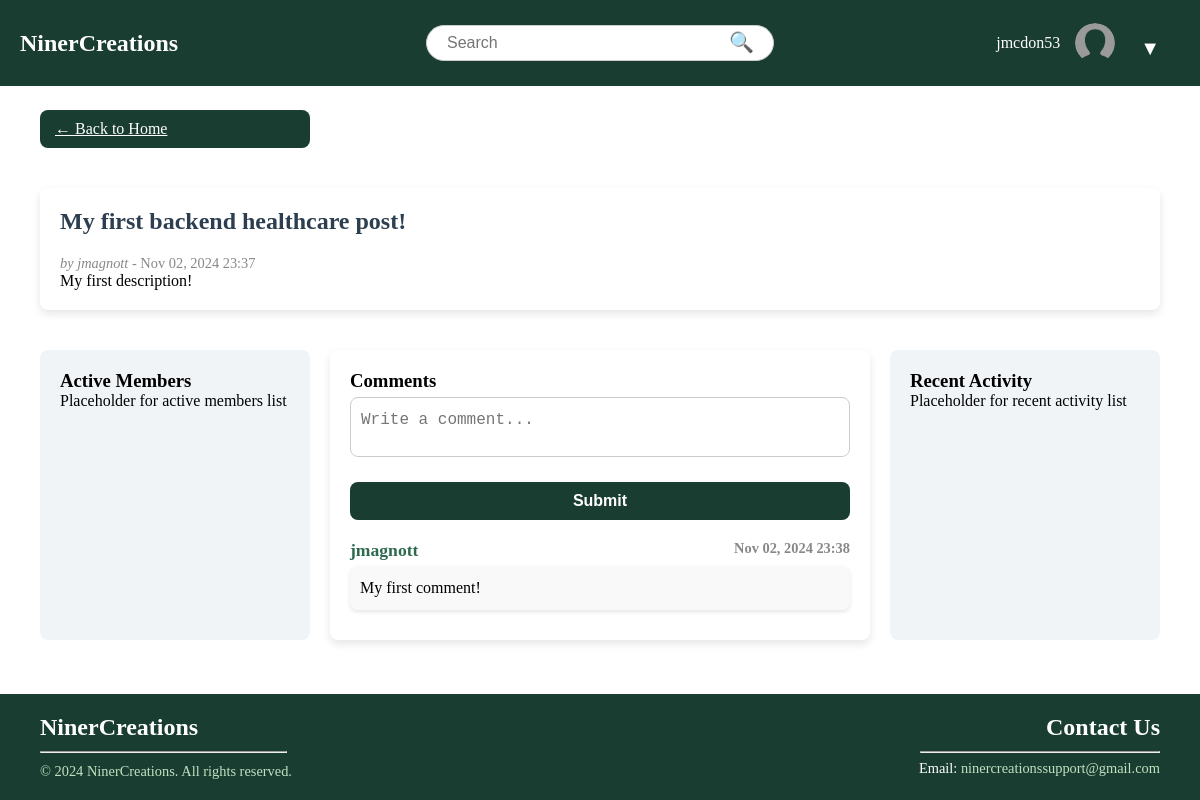
Page /post/1/ (signed in) on the committed database.
### NinerCreations/models.py (models this page shows, shortened)
class Post(models.Model):
    author = models.ForeignKey(User, on_delete=models.CASCADE)
    title = models.CharField(max_length=255)
    content = models.TextField()
    created_at = models.DateTimeField(auto_now_add=True)
    topics = models.ManyToManyField(Topic, related_name="posts", blank=True)

class Comment(models.Model):
    post = models.ForeignKey(Post, on_delete=models.CASCADE, related_name="comments")
    author = models.ForeignKey(User, on_delete=models.CASCADE, null=True, blank=True)
    content = models.TextField()
    created_at = models.DateTimeField(auto_now_add=True)

### NinerCreations/views.py (the view)
# urls.py: path('post/<int:post_id>/', views.post_detail, name='post_detail'),  # New URL pattern for post detail and comments
def post_detail(request, post_id):
    post = get_object_or_404(Post, id=post_id)
    comments = post.comments.all().order_by('-created_at')  # Fetch comments associated with the post
    if request.method == 'POST':
        content = request.POST.get('content')  # Get the comment content from the form
        if content:
            author = request.user if request.user.is_authenticated else None
            Comment.objects.create(post=post, author=author, content=content)
            comments = post.comments.all().order_by('-created_at')
    return render(request, 'base/post_detail.html', {
        'post': post,
        'comments': comments,
    })

### NinerCreations/templates/base/post_detail.html (shortened to what this page needs)
{% extends "base/base.html" %}
{% block content %}
<div class="content-grid">
    <a class="btn btn-primary" href="{% url 'home' %}">← Back to Home</a>
    <div class="pd-main">
        <div class="post-detail">
            <h2>{{ post.title }}</h2>
            <p class="post-meta">
                <em>by {{ post.author.username }}</em> - {{ post.created_at|date:"M d, Y H:i" }}
            </p>
            <div class="post-content">
                {{ post.content }}
            </div>
        </div>
    </div>
    <div class="pd-left">
        <h3>Active Members</h3>
        <p>Placeholder for active members list</p>
    </div>
    <div class="pd-main-content">
        <div class="comment-section">
            <h3>Comments</h3>
            <form method="POST" action="{% url 'post_detail' post.id %}" class="comment-form">
                <textarea name="content" rows="4" placeholder="Write a comment..." required class="comment-input"></textarea>
                <button type="submit" class="btn btn-primary">Submit</button>
            </form>
            <ul id="commentList" class="comment-list">
                {% for comment in comments %}
                    <li class="comment">
                        <div class="comment-header">
                            <strong class="comment-author">{{ comment.author.username|default:"Guest" }}</strong>
                            <span class="comment-timestamp">{{ comment.created_at|date:"M d, Y H:i" }}</span>
                        </div>
                        <div class="comment-content">
                            {{ comment.content }}
                        </div>
                    </li>
                {% endfor %}
            </ul>
        </div>
    </div>
    <div class="pd-right">
        <h3>Recent Activity</h3>
        <p>Placeholder for recent activity list</p>
    </div>
</div>
{% endblock %}

### NinerCreations/templates/base/base.html (shortened to what this page needs)
{% load static %}
<!DOCTYPE html>
<html lang="en">
<head>
    <link rel="stylesheet" type="text/css" href="{% static 'css/styles.css' %}">
</head>
<body>
    <div class="wrapper">
        <div class="header">
            <div class="logo">
                <a href="/">
                    <h1>NinerCreations</h1>
                </a>
            </div>
            <div class="search-bar">
                <form action="/search/" method="get">
                    <input type="text" name="q" placeholder="Search" value="">
                    <button type="submit">&#128269;</button>
                </form>
            </div>
            <div class="header-right">
                {% if user.is_authenticated %}
                    <span>{{ user.username }}</span>
                    <div class="profile-container">
                        <div class="profile-picture">
                            <img src="{% if user.profile.profile_picture and user.profile.profile_picture.url %}{{ user.profile.profile_picture.url }}{% else %}{% static 'images/profile-placeholder.png' %}{% endif %}"
                                 alt="Profile Picture"
                                 style="width: 40px; height: 40px; border-radius: 50%; object-fit: cover;">
                        </div>
                        <div class="dropdown">
                            <button class="dropdown-btn">▼</button>
                        </div>
                    </div>
                {% else %}
                    <a href="{% url 'login' %}" class="login-btn">Login</a>
                {% endif %}
            </div>
        </div>
        <div class="content">
            {% block content %}
            {% endblock %}
        </div>
        {% include 'base/footer.html' %}
    </div>
</body>
</html>

### static/css/styles.css (style rules this page uses)
* { padding: 0; margin: 0; box-sizing: border-box; }
html, body { height: 100%; margin: 0; }
.wrapper { display: flex; flex-direction: column; min-height: 100vh; }
.content { flex: 1; padding: 20px; margin-top: 60px; margin-bottom: 10px; }
.header { display: flex; align-items: center; justify-content: space-between; background-color: #1A3D31; padding: 10px 20px; color: white; position: fixed; top: 0; width: 100%; z-index: 10; }
.logo { flex: 1; text-align: left; }
.logo a { text-decoration: none; }
.logo h1 { font-size: 24px; color: #FFFFFF; margin: 0; }
.search-bar { flex: 2; display: flex; justify-content: center; align-items: center; margin-top: 15px; }
.search-bar form { width: 100%; max-width: 60%; display: flex; align-items: center; position: relative; }
.search-bar input { width: 100%; padding: 8px 40px 8px 20px; border-radius: 20px; border: 1px solid #ccc; font-size: 16px; }
.search-bar button { position: absolute; right: 10px; background: none; border: none; font-size: 20px; cursor: pointer; color: #333; margin-top: -5px; }
.header-right { flex: 1; display: flex; align-items: center; gap: 15px; justify-content: flex-end; }
h2 { color: #2c3e50; margin-bottom: 20px; font-weight: bold; }
form { display: flex; flex-direction: column; }
form input { padding: 8px; border-radius: 4px; border: 1px solid #ccc; margin-bottom: 15px; font-size: 16px; }
form button { background-color: #2c3e50; color: white; font-weight: bold; padding: 10px; border: none; border-radius: 4px; cursor: pointer; transition: background-color 0.3s ease; }
a { color: #2c3e50; }
.profile-container { display: flex; align-items: center; position: relative; }
.profile-picture { width: 40px; height: 40px; border-radius: 50%; overflow: hidden; }
.profile-picture img { width: 100%; height: 100%; object-fit: cover; }
.dropdown { position: relative; display: inline-block; }
.dropdown-btn { background: none; border: none; color: white; font-size: 20px; cursor: pointer; margin-left: 5px; }
.content-grid { display: grid; grid-template-columns: 1fr 2fr 1fr; gap: 20px; padding: 20px; }
.pd-main { grid-column: 1 / -1; background-color: #ffffff; padding: 20px; border-radius: 8px; box-shadow: 0px 4px 8px rgba(0, 0, 0, 0.1); margin-bottom: 20px; }
.pd-left { background-color: #f0f4f7; padding: 20px; border-radius: 8px; height: 100%; }
.pd-main-content { background-color: #ffffff; padding: 20px; border-radius: 8px; box-shadow: 0px 4px 8px rgba(0, 0, 0, 0.1); display: flex; flex-direction: column; height: 100%; }
.pd-right { background-color: #f0f4f7; padding: 20px; border-radius: 8px; height: 100%; }
.comment-section { margin-top: 0px; }
.comment-header { display: flex; justify-content: space-between; font-weight: bold; }
.comment-author { font-size: 1.1rem; color: #2d6a4f; }
.comment-timestamp { font-size: 0.9rem; color: #888; }
.comment-list { list-style-type: none; }
.comment-content { margin-top: 5px; font-size: 1rem; line-height: 1.5; background-color: #f9f9f9; padding: 10px; border-radius: 8px; box-shadow: 0px 2px 4px rgba(0, 0, 0, 0.1); margin-bottom: 10px; }
.comment-form { display: flex; flex-direction: column; }
.comment-input { border-radius: 8px; border: 1px solid #ccc; padding: 10px; font-size: 16px; resize: none; height: 60px; }
.btn-primary { background-color: #1A3D31; color: white; border: none; border-radius: 8px; padding: 10px 15px; cursor: pointer; margin-top: 10px; transition: background-color 0.3s; }
.btn { margin-bottom: 20px; }
.post-meta { color: #888; font-size: 0.9rem; margin-top: 10px; }
form { width: 100%; }
input[type="file"], textarea { display: block; width: 100%; margin-top: 5px; margin-bottom: 15px; padding: 10px; border: 1px solid #ccc; border-radius: 4px; font-size: 14px; line-height: 1.5; }
textarea { resize: vertical; }
button { background-color: #1A3D31; color: #fff; border: none; border-radius: 5px; padding: 10px 20px; font-size: 16px; cursor: pointer; margin-top: 10px; }
img { display: block; margin-bottom: 15px; border-radius: 50%; width: 150px; height: 150px; object-fit: cover; }

### rows in the picture
Post: title "My first backend healthcare post!", author.username "jmagnott", created_at "Nov 02, 2024 23:37", content "My first description!"
Comment: author.username "jmagnott", created_at "Nov 02, 2024 23:38", content "My first comment!"

### other values in the picture
{{ user.username }} "jmcdon53"
